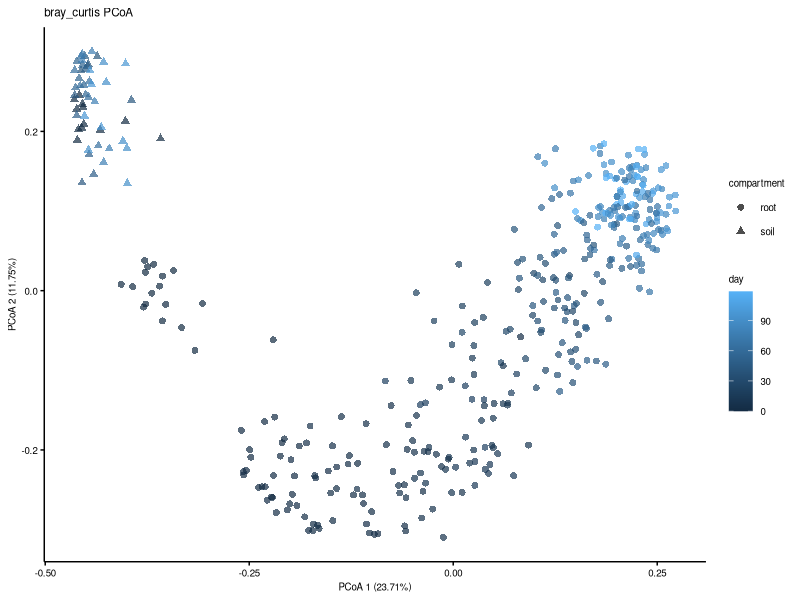
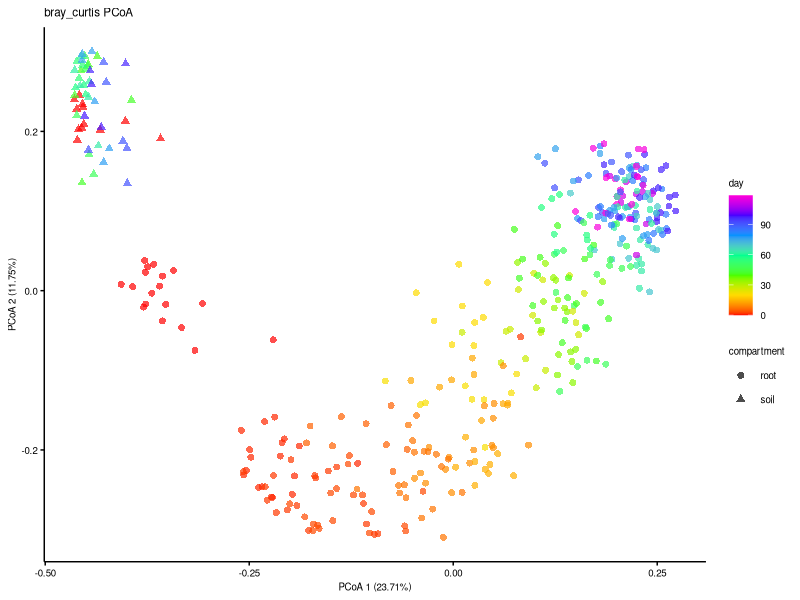
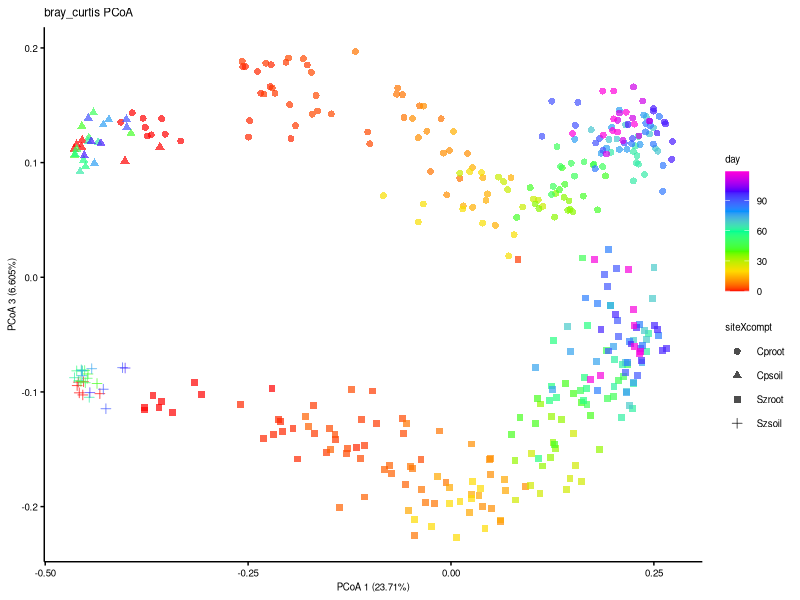

The R source for these figures, in order:
# Fig.1 PCoA

# Set working enviroment in Rstudio, select Session - Set working directory - To source file location, default is runing directory

# clean enviroment object
rm(list=ls()) 

# load related packages
library("ggplot2") 
library("vegan")

# Set ggplot2 drawing parameter, such as axis line and text size, lengend and title size, and so on.
main_theme = theme(panel.background=element_blank(),
                    panel.grid=element_blank(),
                    axis.line.x=element_line(size=.5, colour="black"),
                    axis.line.y=element_line(size=.5, colour="black"),
                    axis.ticks=element_line(color="black"),
                    axis.text=element_text(color="black", size=7),
                    legend.position="right",
                    legend.background=element_blank(),
                    legend.key=element_blank(),
                    legend.text= element_text(size=7),
                    text=element_text(family="sans", size=7))

# Public file 1. "design.txt"  Design of experiment
design = read.table("../data/design.txt", header=T, row.names= 1, sep="\t") 

# setting subset design
if (TRUE){
	sub_design = subset(design,groupID %in% c("A50Cp0","A50Cp1","A50Cp10","A50Cp112","A50Cp119","A50Cp14","A50Cp2","A50Cp21","A50Cp28","A50Cp3","A50Cp35","A50Cp42","A50Cp49","A50Cp63","A50Cp7","A50Cp70","A50Cp77","A50Cp84","A50Cp91","A50Cp98","A50Sz0","A50Sz1","A50Sz10","A50Sz118","A50Sz13","A50Sz2","A50Sz20","A50Sz27","A50Sz3","A50Sz34","A50Sz41","A50Sz48","A50Sz5","A50Sz56","A50Sz62","A50Sz69","A50Sz7","A50Sz76","A50Sz83","A50Sz90","A50Sz97","HNCp112","HNCp119","HNSz118","IR24Cp0","IR24Cp1","IR24Cp10","IR24Cp112","IR24Cp119","IR24Cp14","IR24Cp2","IR24Cp21","IR24Cp28","IR24Cp3","IR24Cp35","IR24Cp42","IR24Cp49","IR24Cp63","IR24Cp7","IR24Cp70","IR24Cp77","IR24Cp84","IR24Cp91","IR24Cp98","IR24Sz0","IR24Sz1","IR24Sz10","IR24Sz118","IR24Sz13","IR24Sz2","IR24Sz20","IR24Sz27","IR24Sz3","IR24Sz34","IR24Sz41","IR24Sz48","IR24Sz5","IR24Sz56","IR24Sz62","IR24Sz69","IR24Sz7","IR24Sz76","IR24Sz83","IR24Sz90","IR24Sz97","soilCp0","soilCp42","soilCp49","soilCp57","soilCp63","soilCp77","soilCp84","soilCp91","soilCp98","soilSz0","soilSz41","soilSz48","soilSz54","soilSz62","soilSz76","soilSz83","soilSz90","soilSz97") ) # select group1
}else{
	sub_design = design
}

print(paste("Number of group: ",length(unique(sub_design$group)),sep="")) # show group numbers

#  PCoA bray_curtis
bray_curtis = read.table("../data/bray_curtis_otu_table_css.txt", sep="\t", header=T, check.names=F)

# subset matrix and design
idx = rownames(sub_design) %in% colnames(bray_curtis) 
sub_design = sub_design[idx,]
bray_curtis = bray_curtis[rownames(sub_design), rownames(sub_design)] # subset and reorder distance matrix

# cmdscale {stats}, Classical multidimensional scaling (MDS) of a data matrix. Also known as principal coordinates analysis
pcoa = cmdscale(bray_curtis, k=4, eig=T) # k is dimension, 3 is recommended; eig is eigenvalues
points = as.data.frame(pcoa$points) # get coordinate string, format to dataframme
colnames(points) = c("x", "y", "z","a") 
eig = pcoa$eig
points = cbind(points, sub_design[match(rownames(points), rownames(sub_design)), ])

# plot PCo 1 and 2
p = ggplot(points, aes(x=x, y=y, color=day, shape = compartment))
p = p + geom_point(alpha=.7, size=2) +
  labs(x=paste("PCoA 1 (", format(100 * eig[1] / sum(eig), digits=4), "%)", sep=""),
       y=paste("PCoA 2 (", format(100 * eig[2] / sum(eig), digits=4), "%)", sep=""),
       title="bray_curtis PCoA") + main_theme

p
ggsave("beta_pcoa_day_bray_curtis_default.pdf", p, width = 4, height = 2.5)

# scale_color_gradientn 按多种颜色连续着色，如彩虹色
# topo.colors(), rainbow(), heat.colors(), terrain.colors(), cm.colors(), RColorBrewer::brewer.pal()
q= p + scale_color_gradientn(colours=rainbow(7))
q
ggsave("beta_pcoa_day_bray_curtis_rainbow.pdf", q, width = 4, height = 2.5)


# plot PCo 1 and 3
points$siteXcompt=paste(points$site,points$compartment,sep = "")

p = ggplot(points, aes(x=x, y=z, color=day, shape = siteXcompt))
p = p + geom_point(alpha=.7, size=2) +
  scale_color_gradientn(colours=rainbow(7)) +
  labs(x=paste("PCoA 1 (", format(100 * eig[1] / sum(eig), digits=4), "%)", sep=""),
       y=paste("PCoA 3 (", format(100 * eig[3] / sum(eig), digits=4), "%)", sep=""),
       title="bray_curtis PCoA") + main_theme
p
ggsave("beta_pcoa_day_bray_curtis3.pdf", p, width = 4, height = 2.5)

